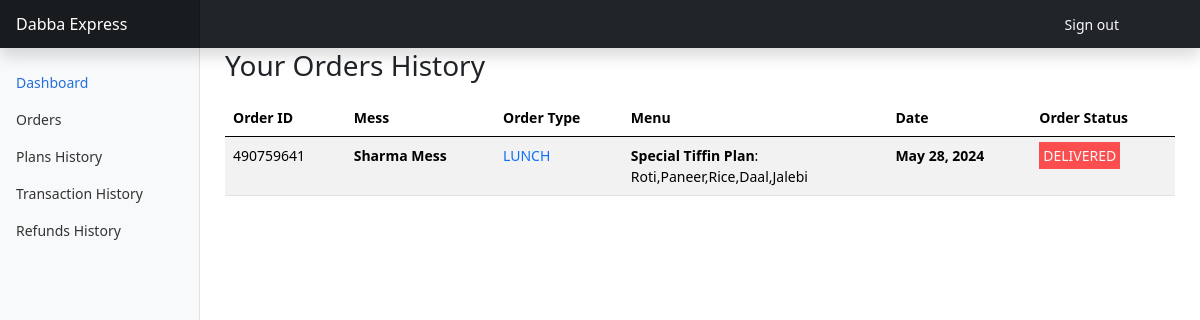
The app's page /customer/customer-orders/ (signed in) with its own data.
### users/models.py (models this page shows, shortened)
class Order(models.Model):
    order_id = UniqueIDField(primary_key=True)
    mess = models.ForeignKey(Messowner, verbose_name="Mess", on_delete=models.CASCADE)
    menu = models.ForeignKey(Menu, verbose_name="Order Items", on_delete=models.CASCADE)
    customer = models.ForeignKey(User, on_delete=models.CASCADE, verbose_name="Customer")
    status = models.CharField(max_length=50,verbose_name="Order Status", choices=OrderStatus.choices)
    sent_by_vendor = models.BooleanField(blank=True, null=True)
    verify_otp = CreateOtpField(auto_created=True)
    created_on = models.DateTimeField(auto_created=True, auto_now=True)
    order_type = models.ForeignKey(Plans, verbose_name="Order Type",on_delete=models.CASCADE)

class Messowner(models.Model):
    vendor = models.ForeignKey(User,verbose_name="Vendor", on_delete=models.CASCADE)
    mess_name = models.CharField(verbose_name="Mess Name", max_length=100, blank=True,null=True)
    mess_customers = models.ManyToManyField(User, related_name="customers",
                                            verbose_name="Customer", blank=True)
    employees = models.ManyToManyField(User,related_name="mess_workers",
                                        verbose_name="Mess Worker", blank=True)
    about = models.CharField(max_length=400, verbose_name="About", blank=True)
    class Meta:
        verbose_name = "Vendor's Mess"
        verbose_name_plural = "Mess Details"

class Menu(models.Model):
    name = models.CharField(max_length=50, verbose_name="Dish Name",blank=True, null=True)
    mess = models.ForeignKey(Messowner, verbose_name="Mess Name", on_delete=models.CASCADE)
    price = models.CharField(max_length=20, verbose_name="Price", blank=True, null=True)
    items = models.TextField(verbose_name="Dishes", blank=True, null=True)
    image = models.ImageField(upload_to="mess_menu_images",verbose_name="Item image", blank=True, default="default/mess_menu.jpg")
    category = models.CharField(verbose_name=("Category"), max_length=100,
                                choices=MenuTypes.choices, blank=True,)

### customer/views.py (the view)
# urls.py: path('customer-orders/',views.CustomerOrders.as_view(), name="customer_orders"),
class CustomerOrders(View):
    def get(self, request):
        customer = User.objects.filter(id=request.user.id).first()
        orders = Order.objects.filter(customer = customer).order_by('-created_on')
        context = {
            'orders':orders,
            'customer':customer,
        }
        return render(request, 'customer/order.html', context)

### customer/templates/customer/order.html
{% extends 'customer_base.html' %}
{% load static %}
{% block content %}
<div class="containter-fluid p-0" style="margin:-11px; margin-top:-31px">
  <h3 class="p-2 px-4 mt-4">Your Orders History</h3>
  <div class="table-responsive mt-2 mb-4 px-4">
    <table class="table table-striped table-md order_table">
      <thead>
        <tr>
          <th scope="col">Order ID</th>
          <th scope="col">Mess</th>
          <th scope="col">Order Type</th>
          <th scope="col">Menu</th>
          <th scope="col">Date</th>
          <th scope="col">Order Status</th>
        </tr>
      </thead>
      <tbody>
          {% for order in orders %}
          <tr class="customer">
              <td>{{order.order_id}}</td>
              <td><strong>{{order.mess.mess_name|title}}</strong></td>
              <td class="text-primary">{{order.menu.category}}</td>
              <td><strong>{{order.menu.name}}</strong>:<br>{{order.menu.items}}</td>
              <td><span style="font-weight:600">{{order.created_on|date}}</span></td>
              <td><span class="text-light p-1" {% if order.status == "INPROCESS" %}
                  style="background:#b4c913; font-weight: 600;"{% elif order.status == "Delivered" %} style="background:green;"
                  {% else %} style="background:#ff1b1bc2;" {% endif %}>
                {{order.status}}</span></td>
          </tr>
          {% endfor %}
      </tbody>
    </table>
  </div>
</div>
{% endblock %}

### static/css/dashboard.css (style rules this page uses)
body { font-size: .875rem; }
.order_table td { text-wrap:nowrap; }

### records on screen
Order: order_id "490759641", mess.mess_name "Sharma Mess", menu.category "LUNCH", menu.name "Special Tiffin Plan", menu.items "Roti,Paneer,Rice,Daal,Jalebi", created_on "May 28, 2024", status "DELIVERED"
